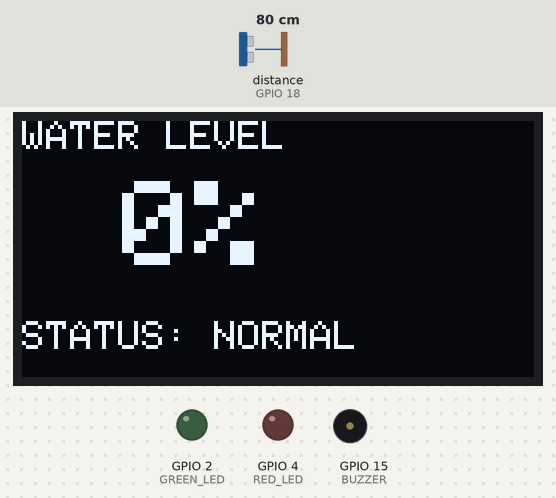
The sketch below on a simulated ESP32. Parts: 128×64 one-colour display, output pins drawn as LEDs (lit = HIGH), buzzer (waves = sounding, pin HIGH). Wiring (from diagram.json): ultrasonic range finder: trigger GPIO 5; echo GPIO 18. Dashed ring = blinking. The inputs (shaded band) are chosen by the test bench; at power-on: distance to the obstacle (sensor on GPIO 18) 80 cm. The echo pulse lasts 58.3 µs per cm; pins used as bus, display or sensor lines are not drawn; what the sketch prints to the serial monitor is not drawn.

Above: at 3.2 s.
3.3 s: distance to the obstacle (sensor on GPIO 18) set to 16 cm
At 4.0 s:
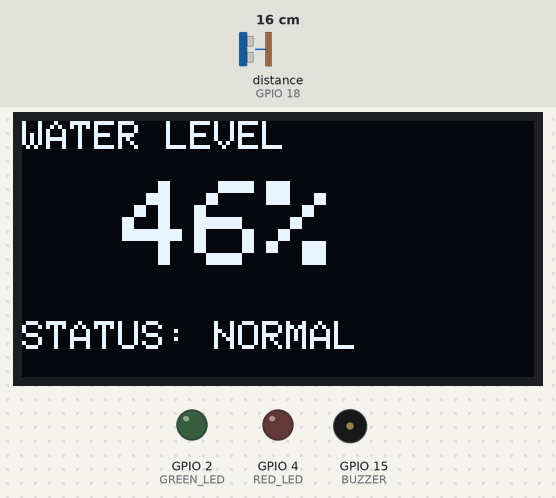
4.9 s: distance to the obstacle (sensor on GPIO 18) set to 12 cm
At 6.0 s:
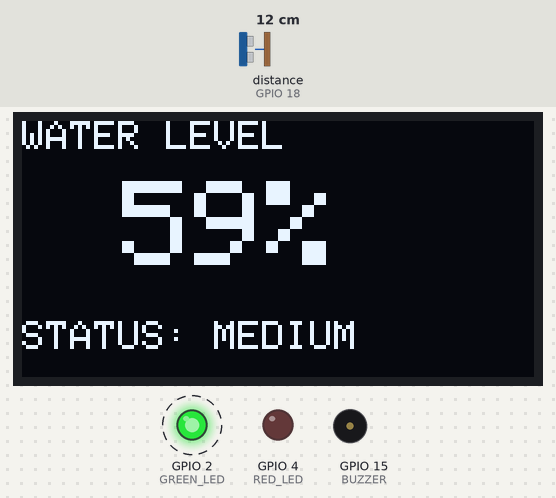
7.6 s: distance to the obstacle (sensor on GPIO 18) set to 7 cm
At 10.5 s:
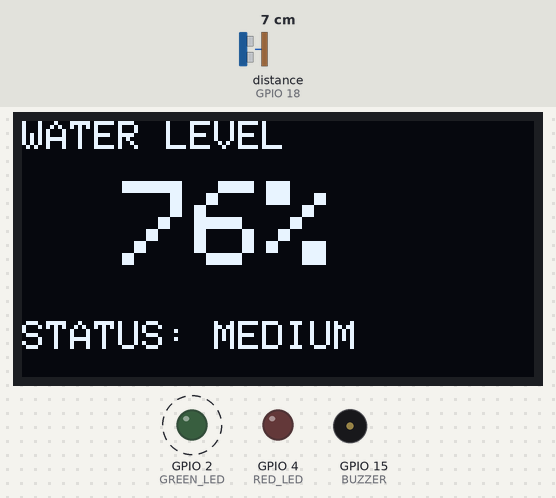
10.6 s: distance to the obstacle (sensor on GPIO 18) set to 4 cm
At 11.2 s:
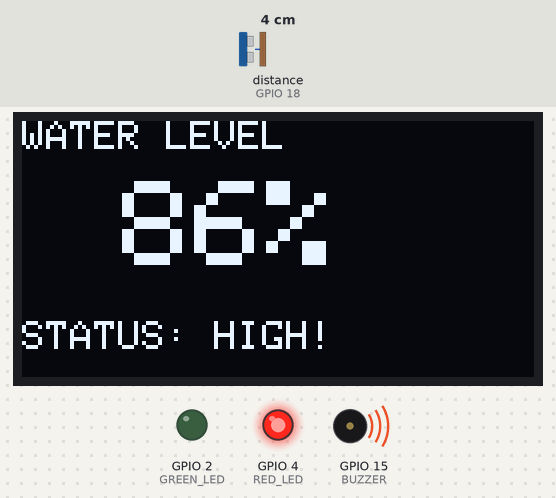
12.3 s: distance to the obstacle (sensor on GPIO 18) set to 9 cm
At 12.55 s:
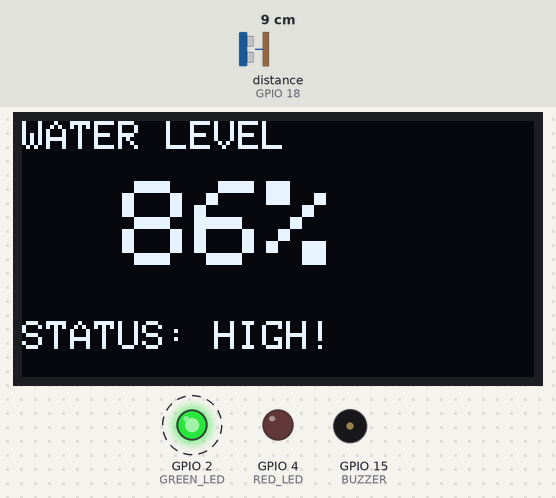
14.2 s: distance to the obstacle (sensor on GPIO 18) set to 35 cm
At 14.8 s:
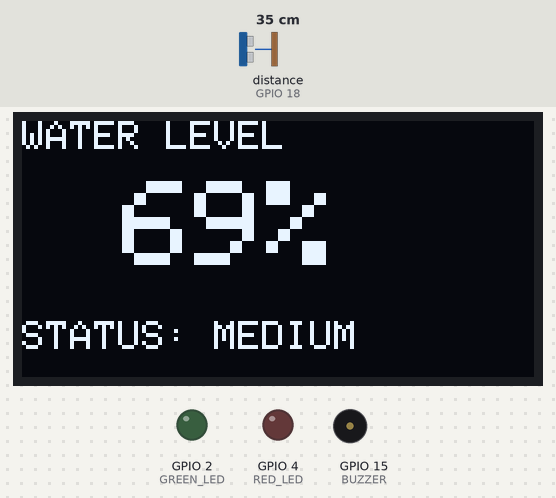
Timing chart, 0 to 17.2 s (numbered marks = the images above; inputs shaded):
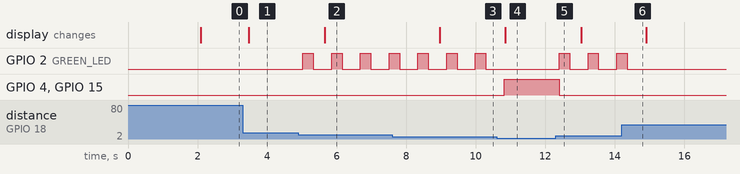

Measured:
- the behaviour switches between 15 and 14 cm on distance to the obstacle (sensor on GPIO 18) (found by bisection; images 1 and 2)
- the behaviour switches between 6 and 5 cm on distance to the obstacle (sensor on GPIO 18) (found by bisection; images 3 and 4)
- after the input at 3.3 s, the display: changes after 0.17 s (image 1)
- after the input at 4.9 s, GPIO 2 (GREEN_LED): alternates HIGH for 0.30 s and LOW for 0.53 s, starting after 0.13 s; the display: changes after 0.76 s (image 2)
- after the input at 7.6 s, the display: changes after 1.4 s (image 3)
- after the input at 10.6 s, GPIO 2 (GREEN_LED): stops changing and stays LOW; GPIO 4 (RED_LED), GPIO 15 (BUZZER): LOW → HIGH after 0.22 s; the display: changes after 0.25 s (image 4)
- after the input at 12.3 s, GPIO 2 (GREEN_LED): alternates HIGH for 0.30 s and LOW for 0.53 s, starting after 0.11 s; GPIO 4 (RED_LED), GPIO 15 (BUZZER): HIGH → LOW after 0.11 s
- after the input at 14.2 s, GPIO 2 (GREEN_LED): goes on until 14.4 s, then stays LOW

The sketch:

sketch.ino
```cpp
#include <Wire.h>
#include <Adafruit_GFX.h>
#include <Adafruit_SSD1306.h>

#define SCREEN_WIDTH 128
#define SCREEN_HEIGHT 64

Adafruit_SSD1306 display(SCREEN_WIDTH, SCREEN_HEIGHT, &Wire, -1);

// HC-SR04
#define TRIG_PIN 5
#define ECHO_PIN 18

// LEDs and buzzer
#define GREEN_LED 2
#define RED_LED 4
#define BUZZER 15

// Tank height in cm
#define TANK_HEIGHT 30.0

void setup()
{
  Serial.begin(115200);

  pinMode(TRIG_PIN, OUTPUT);
  pinMode(ECHO_PIN, INPUT);

  pinMode(GREEN_LED, OUTPUT);
  pinMode(RED_LED, OUTPUT);
  pinMode(BUZZER, OUTPUT);

  // Start OLED
  if (!display.begin(SSD1306_SWITCHCAPVCC, 0x3C))
  {
    Serial.println("OLED not found!");
    while (1);
  }

  display.clearDisplay();
  display.setTextColor(SSD1306_WHITE);
  display.setTextSize(2);

  display.setCursor(10, 10);
  display.println("WATER");

  display.setCursor(10, 35);
  display.println("TANK");

  display.display();

  delay(2000);
}

void loop()
{
  // -------------------------
  // Ultrasonic measurement
  // -------------------------

  digitalWrite(TRIG_PIN, LOW);
  delayMicroseconds(2);

  digitalWrite(TRIG_PIN, HIGH);
  delayMicroseconds(10);

  digitalWrite(TRIG_PIN, LOW);

  long duration = pulseIn(ECHO_PIN, HIGH, 30000);

  // If no echo is received
  if (duration == 0)
  {
    Serial.println("No ultrasonic reading");
    return;
  }

  float distance = duration * 0.0343 / 2;

  // Calculate water height
  float waterHeight = TANK_HEIGHT - distance;

  if (waterHeight < 0)
    waterHeight = 0;

  if (waterHeight > TANK_HEIGHT)
    waterHeight = TANK_HEIGHT;

  // Calculate percentage
  float percentage = (waterHeight / TANK_HEIGHT) * 100;

  Serial.print("Water Level: ");
  Serial.print(percentage);
  Serial.println("%");

  // -------------------------
  // LED + BUZZER CONTROL
  // -------------------------

  if (percentage < 50)
  {
    // Below 50%
    digitalWrite(GREEN_LED, LOW);
    digitalWrite(RED_LED, LOW);
    digitalWrite(BUZZER, LOW);
  }
  else if (percentage < 80)
  {
    // 50% to 79%
    digitalWrite(RED_LED, LOW);
    digitalWrite(BUZZER, LOW);

    digitalWrite(GREEN_LED, HIGH);
    delay(300);

    digitalWrite(GREEN_LED, LOW);
    delay(300);
  }
  else
  {
    // 80% and above
    digitalWrite(GREEN_LED, LOW);
    digitalWrite(RED_LED, HIGH);
    digitalWrite(BUZZER, HIGH);
  }

  // -------------------------
  // OLED DISPLAY
  // -------------------------

  display.clearDisplay();

  display.setTextColor(SSD1306_WHITE);

  display.setTextSize(1);
  display.setCursor(0, 0);
  display.println("WATER LEVEL");

  display.setTextSize(3);
  display.setCursor(25, 15);
  display.print((int)percentage);
  display.println("%");

  display.setTextSize(1);
  display.setCursor(0, 50);

  if (percentage < 50)
  {
    display.println("STATUS: NORMAL");
  }
  else if (percentage < 80)
  {
    display.println("STATUS: MEDIUM");
  }
  else
  {
    display.println("STATUS: HIGH!");
  }

  display.display();

  delay(200);
}
```
